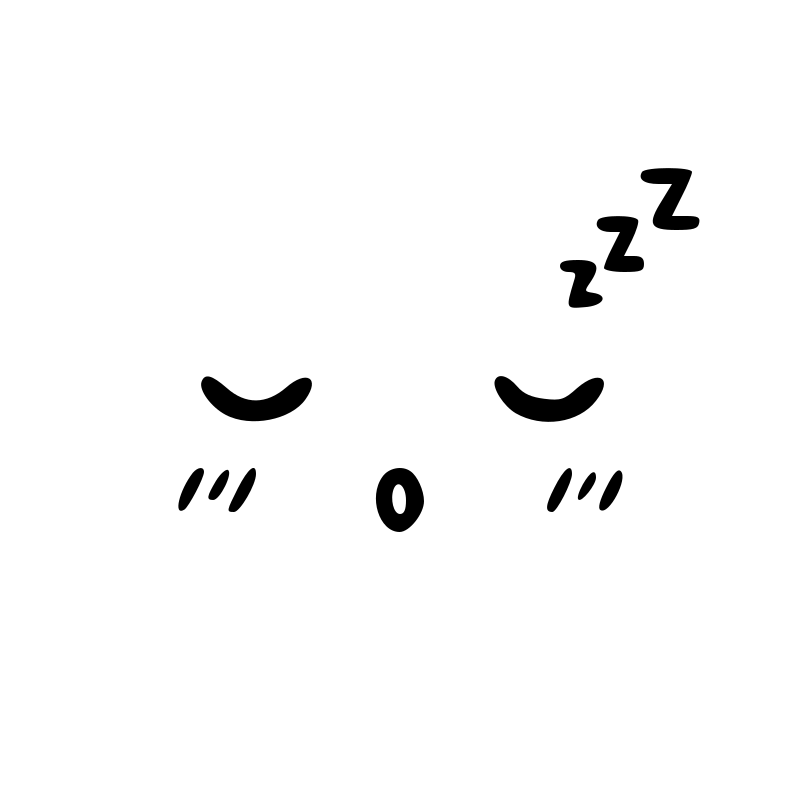
#> input picture firmware/assets/src/faces/awake/a_00.png, 800 x 800 px; its folder holds only this picture in this run
$ python import_faces.py
#> lines starting #> are read from the running program, lines starting #| are printed output that depends on the picture
"""元絵 (PNG 35 枚) から faces.bin / changes.bin / manifest.json を作る。

**実機に触らない。音も鳴らさない。** 一次回答の音声 (manifest の `acks`) は
いま出力先にある manifest から読み直して持ち越すだけで、作り直さない。
★ ただし `acks[].lines` (字幕の帯に出す行) は毎回 `text` から**引き直す**。
  規則はサーバと同じ (`tools/ack_lines.py`。突き合わせは
  `tools/test_subtitle_host.py` の `AckLinesTest`)。

  python3 firmware/tools/import_faces.py            # 既定の元絵から作り直す
  python3 firmware/tools/import_faces.py --check    # 書かずに一致だけ見る
  python3 firmware/tools/import_faces.py <別の元絵> --output <別の置き場>

元絵は `firmware/assets/src/faces/<状態>/*.png`。microphone の3枚は
ユーザー採用の画像生成素材から書き出したもの。それ以外の作者はユーザー本人
(takashicompany)。Stack-chan の v2 の顔として作ったもので、ライセンスは
未指定 (くわしくは firmware/assets/README.md)。

★ 同じ元絵からは毎回同じバイト列が出る。`--check` はそれを確かめる。
"""
import argparse
import hashlib
import json
import sys
from pathlib import Path
import zlib
from PIL import Image, ImageChops

sys.path.insert(0, str(Path(__file__).resolve().parent))
import ack_lines                                   # noqa: E402

SIZE = 240
CASES = ('awake', 'idle', 'listening', 'thinking', 'speaking', 'camera', 'microphone')

FW = Path(__file__).resolve().parents[1]
DEFAULT_SOURCE = FW / 'assets/src/faces'
DEFAULT_OUTPUT = FW / 'assets'

OUTPUTS = ('faces.bin', 'changes.bin', 'manifest.json')


def case_dir(source, case):
    """元絵の置き場。stack-chan のリポジトリをそのまま渡してもよい。"""
    nested = source / 'assets/v2' / case
    return nested if nested.is_dir() else source / case


def main():
    parser = argparse.ArgumentParser(
        description=__doc__,
        formatter_class=argparse.RawDescriptionHelpFormatter)
    parser.add_argument('source', type=Path, nargs='?', default=DEFAULT_SOURCE,
                        help='元絵の置き場 (既定: %s)'
                             % DEFAULT_SOURCE.relative_to(FW.parent))
    parser.add_argument('--output', type=Path, default=DEFAULT_OUTPUT,
                        help='出力先 (既定: %s)'
                             % DEFAULT_OUTPUT.relative_to(FW.parent))
    parser.add_argument('--check', action='store_true',
                        help='書かずに、いまある生成物と同じになるかだけ見る')
    args = parser.parse_args()
    real_output = args.output
    if args.check:
        import tempfile
        args.output = Path(tempfile.mkdtemp())
        for name in OUTPUTS:
            if (real_output / name).is_file():
                (args.output / name).write_bytes((real_output / name).read_bytes())
    args.output.mkdir(parents=True, exist_ok=True)
    previous = args.output / 'manifest.json'
    acks = json.loads(previous.read_text()).get('acks', []) if previous.exists() else []
    # 一次回答の字幕。本体は帯に 3 行しか出せないが、**行は全部持たせる**
    # (切るのは本体の仕事。素材側で情報を捨てない)。
    for ack in acks:
        text = ack.get('text')
        if text:
            ack['lines'] = ack_lines.subtitle_lines(text)
        else:
            ack.pop('lines', None)
    manifest = {'v': 1, 'size': SIZE, 'cases': {}, 'faces': [], 'acks': acks}
    sheet = bytearray()
    frames = []
    for case in CASES:
        groups = {}
        paths = sorted(case_dir(args.source, case).glob('*.png'))
        # Keep one scale per state so mouth/eye animation never changes size.
        # Fit props (camera, books, sleep marks) as well as the central face.
        scale = None
        for path in paths:
            with Image.open(path) as source:
#> source is the input picture: PIL image 800x800 RGB; min 0, max 255, mean 249.3
                source = source.convert('RGBA')
#> source: PIL image 800x800 RGBA
                white = Image.new('RGBA', source.size, 'white')
#> white: PIL image 800x800 RGBA; every value is 255
                white.alpha_composite(source)
                bounds = white.convert('L').point(lambda p: 255 if p < 240 else 0).getbbox()
#> bounds = (178, 168, 700, 532)
                w, h = source.size
#> w = 800; h = 800
                extent = max(w/2-bounds[0], bounds[2]-w/2, h/2-bounds[1], bounds[3]-h/2)
#> extent = 300
                fit = min(1.5 * SIZE / max(w, h), (SIZE-8) / (2*extent))
#> fit = 0.387
                scale = fit if scale is None else min(scale, fit)
#> scale = 0.387
        for path in paths:
            with Image.open(path) as im:
                im = im.convert('RGBA')
                white = Image.new('RGBA', im.size, 'white')
                white.alpha_composite(im)
                # Same centered 1.5x face scale as KawaiiRenderer, adapted to a
                # square panel that leaves the Stackee status labels visible.
                resized = white.convert('L').resize((round(im.width*scale), round(im.height*scale)), Image.Resampling.LANCZOS)
                im = Image.new('L', (SIZE, SIZE), 255)
#> im: PIL image 240x240 L; every value is 255
                im.paste(resized, ((SIZE-resized.width)//2, (SIZE-resized.height)//2))
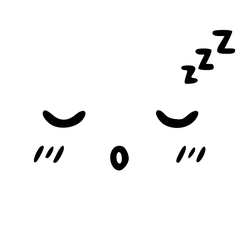
#> im: PIL image 240x240 L; min 0, max 255, mean 245.5
                pixels = bytes((p * 15 + 127) // 255 for p in im.tobytes())
            frame = len(manifest['faces'])
            frames.append(Image.frombytes('L', (SIZE, SIZE), pixels))
            manifest['faces'].append({'name': case + '/' + path.stem,
                                      'source_sha256': hashlib.sha256(path.read_bytes()).hexdigest()})
            groups.setdefault(path.stem.split('_')[0], []).append(frame)
            sheet.extend((pixels[i] << 4) | pixels[i+1] for i in range(0, len(pixels), 2))
        if not groups:
#> (the run stopped early here; a loop or call above may not have finished)
